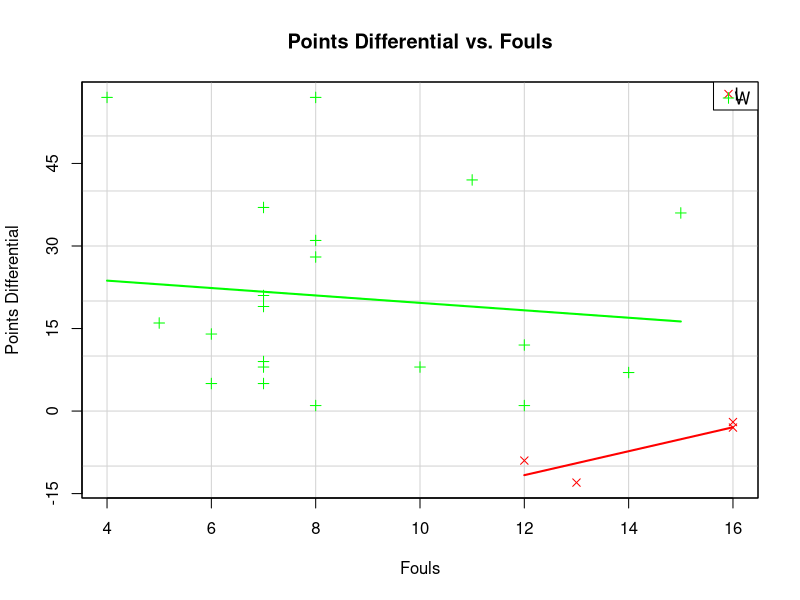
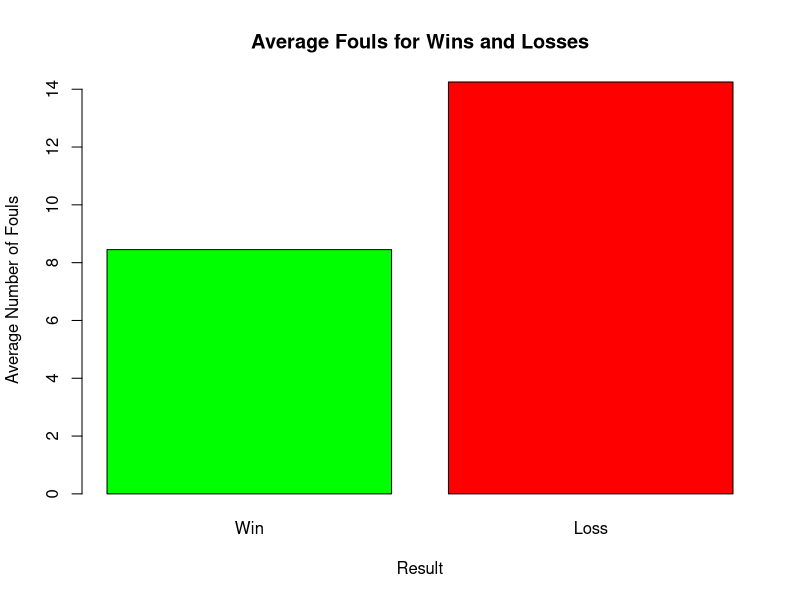
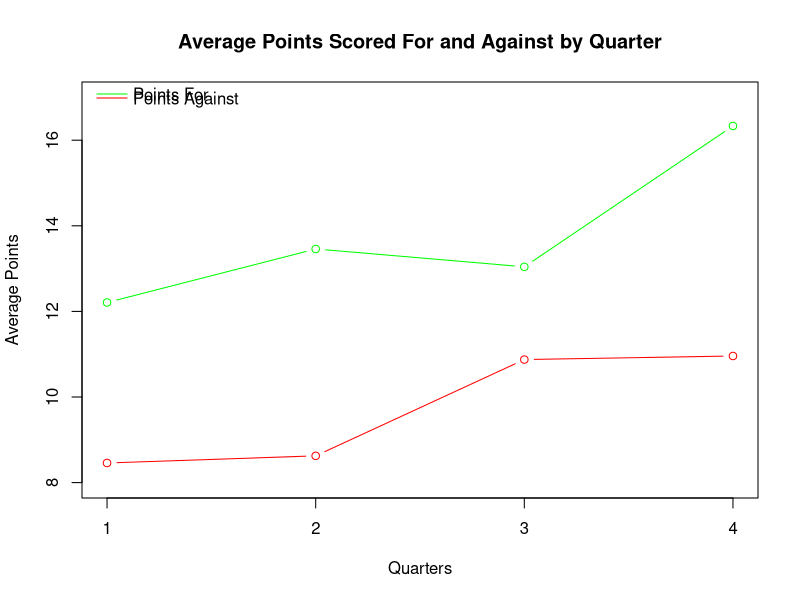
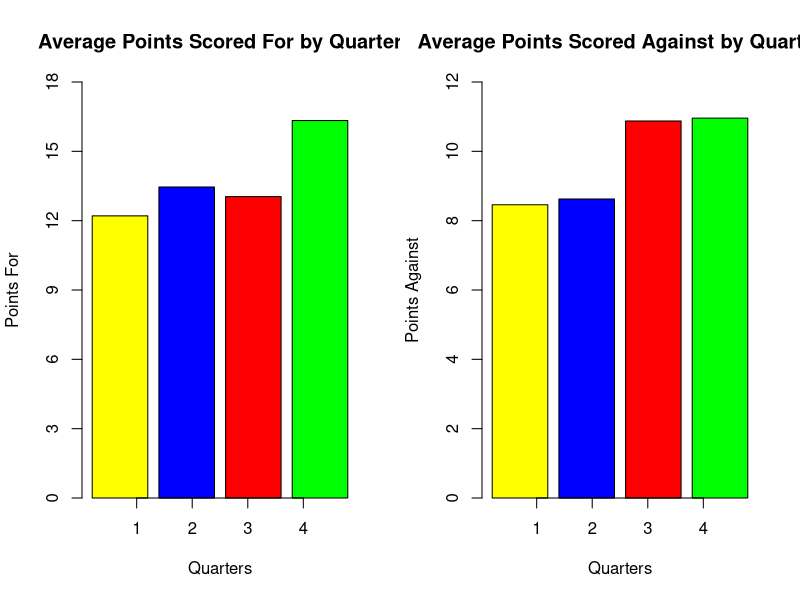
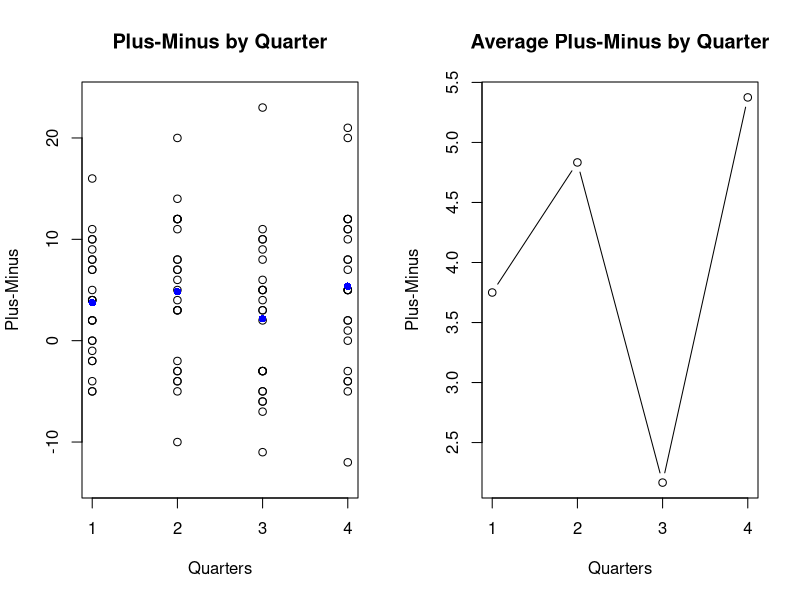

R code for these plots, in order: (Note: this script raises an error after producing the figures.)
# set working directory
setwd("C:/Users/linni/OneDrive/Desktop/Personal/Practice_Programming/Slay-Ups-Stats")

# read data
data = read.csv("Data/BBALL_STATS.csv")
attach(data)

# summaries
summary(data)

library("car")

# scatter of points diff by number of fouls given the result
scatterplot(points_diff ~ fouls | result, data = data, xaxt = 'n', yaxt = 'n',
            legend = FALSE, col = c("red", 'green'), xlab = "Fouls",
            ylab = "Points Differential", main = "Points Differential vs. Fouls",
            pch = c(4,3), smooth = FALSE)
legend("topright", c("L", "W"), pch = c(4,3), col = c("red", 'green'), cex = 1,
       bty = 'o', x.intersp = 0.4, y.intersp = 0.2)
axis(1, at = c(4,6,8,10,12,14,16))
axis(2, at = c(-15,0,15,30,45,60))

win = subset(data, result == "W")
win_fouls_mean = mean(win$fouls, na.rm = TRUE)

loss = subset(data, result == "L")
loss_fouls_mean = mean(loss$fouls, na.rm = TRUE)

barplot(c(win_fouls_mean, loss_fouls_mean), names.arg = c("Win", "Loss"),
        main = "Average Fouls for Wins and Losses", xlab = "Result",
        ylab = "Average Number of Fouls", col = c("green", "red"))

################################################################################
#                    By quarter analysis - All Season                          #
################################################################################

# create empty vectors
qtr_off_means = c(mean(qtr1_for, na.rm = TRUE),mean(qtr2_for, na.rm = TRUE),
                  mean(qtr3_for, na.rm = TRUE), mean(qtr4_for, na.rm = TRUE))
qtr_def_means = c(mean(qtr1_against, na.rm = TRUE),mean(qtr2_against,
                  na.rm = TRUE), mean(qtr3_against, na.rm = TRUE),
                  mean(qtr4_against, na.rm = TRUE))


# plot mean points per quarter
plot(qtr_off_means, type = "b", xlab = "Quarters", xaxt = "n",
     ylab = "Average Points", col = "green", ylim = c(8,17),
     main = "Average Points Scored For and Against by Quarter")
points(qtr_def_means, type = "b", col = "red")
axis(1, at = c(1,2,3,4))
legend("topleft", c("Points For", "Points Against"), col = c("green", "red"),
       lty = 1, bty = 'n', x.intersp = 0.4, y.intersp = 0.2)

par(mfrow = c(1,2))
barplot(qtr_off_means, xlab = "Quarters", ylab = "Points For", names.arg =
        c("1st", "2nd", "3rd", "4th"), col = c("yellow", "blue", "red",
        "green"), ylim = c(0,18), yaxt = 'n', xaxt = 'n',
        main = "Average Points Scored For by Quarter")
axis(1, at = c(1,2,3,4))
axis(2, at = c(0,3,6,9,12,15,18))
barplot(qtr_def_means, xlab = "Quarters", ylab = "Points Against", names.arg =
        c("1st", "2nd", "3rd", "4th"), col = c("yellow", "blue", "red",
        "green"), ylim = c(0,12), xaxt = 'n', yaxt = 'n',
        main = "Average Points Scored Against by Quarter")
axis(1, at = c(1,2,3,4))
axis(2, at = c(0,2,4,6,8,10,12))

# create matrix of plus-minus by quarter for each game

qtr_pm = matrix(0, nrow = 4, ncol = length(game))

for (j in 1:4){
  for (k in 1:length(game)){
    qtr_for = c(qtr1_for, qtr2_for, qtr3_for, qtr4_for)
    
    qtr_against = c(qtr1_against, qtr2_against, qtr3_against, qtr4_against)
    
    qtr_pm[j,k] = qtr_for[length(game)*(j-1)+k]-qtr_against[length(game)*(j-1)+k]
  }
}


# create average plus-minus by quarter
mean_qtr_pm = rep(0,4)

for (j in 1:4){
  mean_qtr_pm[j] = qtr_off_means[j] - qtr_def_means[j]
}

# plot plus minus by quarter
matplot(c(1,2,3,4), qtr_pm, type = 'p', xlab = "Quarters", pch = 1, col = "black",
        xaxt = 'n', ylab = "Plus-Minus", main = "Plus-Minus by Quarter",
        ylim = c(-14,24))
axis(1, at = c(1,2,3,4))
points(c(1,2,3,4), mean_qtr_pm, col = "blue", pch = 16, type = 'p')

# plot plus minus by quarter
plot(mean_qtr_pm, type = 'b', xlab = "Quarters", pch = 1, col = "black",
     xaxt = 'n', ylab = "Plus-Minus", main = "Average Plus-Minus by Quarter")
axis(1, at = c(1,2,3,4))


################################################################################
#                             Predictive Modelling                            #
################################################################################

data$result_binary = as.integer(data$result == "W")

twoway_model = lm(result_binary ~ qtr1_for + qtr2_for + qtr3_for + qtr4_for +
     qtr1_against + qtr2_against + qtr3_against + qtr4_against + fouls, data = data)
summary(twoway_model)

off_model = lm(result_binary ~ qtr1_for + qtr2_for + qtr3_for + qtr4_for + fouls, data = data)
summary(off_model)

def_model = lm(result_binary ~ qtr1_against + qtr2_against + qtr3_against + qtr4_against + fouls, data = data)
summary(def_model)

firsthalf_model = lm(result_binary ~ qtr1_for + qtr2_for + qtr1_against + qtr2_against, data = data)
summary(firsthalf_model)

secondhalf_model = lm(result_binary ~ qtr3_for + qtr4_for + qtr3_against + qtr4_against, data = data)
summary(secondhalf_model)

firstqtr_model = lm(result_binary ~ qtr1_for + qtr1_against, data = data)
summary(firstqtr_model)

secondqtr_model = lm(result_binary ~ qtr2_for + qtr2_against, data = data)
summary(secondqtr_model)

thirdqtr_model = lm(result_binary ~ qtr3_for + qtr3_against, data = data)
summary(thirdqtr_model)

fourthqtr_model = lm(result_binary ~ qtr4_for + qtr4_against, data = data)
summary(forthqtr_model)

best_model = lm(result_binary ~ qtr2_against + qtr3_against + fouls, data = data)
summary(best_model)

################################################################################
